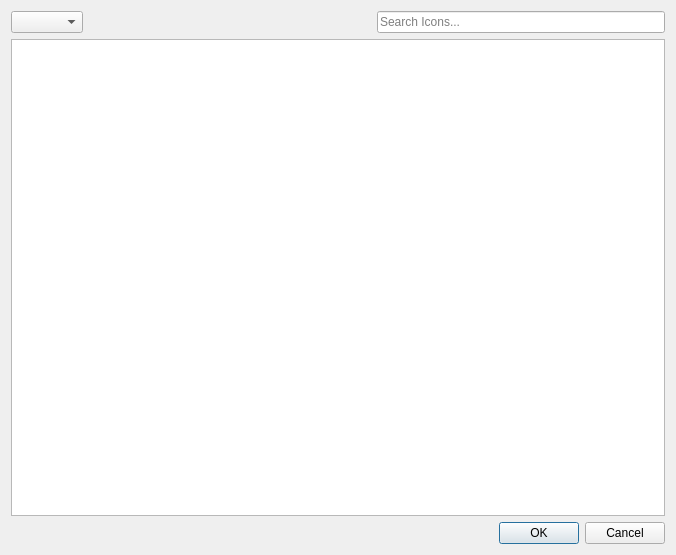
<?xml version="1.0" encoding="UTF-8"?>
<ui version="4.0">
 <class>IconPickerDialog</class>
 <widget class="QDialog" name="IconPickerDialog">
  <property name="geometry">
   <rect>
    <x>0</x>
    <y>0</y>
    <width>676</width>
    <height>555</height>
   </rect>
  </property>
  <property name="windowTitle">
   <string>Pick icon</string>
  </property>
  <layout class="QVBoxLayout" name="verticalLayout">
   <item>
    <layout class="QVBoxLayout" name="verticalLayout">
     <item>
      <layout class="QHBoxLayout" name="horizontalLayout">
       <item>
        <widget class="QComboBox" name="contextCombo">
         <property name="accessibleName">
          <string>Icon category</string>
         </property>
        </widget>
       </item>
       <item>
        <spacer name="horizontalSpacer">
         <property name="orientation">
          <enum>Qt::Horizontal</enum>
         </property>
         <property name="sizeHint" stdset="0">
          <size>
           <width>40</width>
           <height>20</height>
          </size>
         </property>
        </spacer>
       </item>
       <item>
        <widget class="QLineEdit" name="searchLine">
         <property name="placeholderText">
          <string>Search Icons...</string>
         </property>
         <property name="clearButtonEnabled">
          <bool>true</bool>
         </property>
        </widget>
       </item>
      </layout>
     </item>
    </layout>
   </item>
   <item>
    <widget class="QListView" name="iconView">
     <property name="iconSize">
      <size>
       <width>60</width>
       <height>60</height>
      </size>
     </property>
     <property name="movement">
      <enum>QListView::Static</enum>
     </property>
     <property name="resizeMode">
      <enum>QListView::Adjust</enum>
     </property>
     <property name="viewMode">
      <enum>QListView::IconMode</enum>
     </property>
     <property name="uniformItemSizes">
      <bool>true</bool>
     </property>
    </widget>
   </item>
   <item>
    <widget class="QDialogButtonBox" name="buttonBox">
     <property name="orientation">
      <enum>Qt::Horizontal</enum>
     </property>
     <property name="standardButtons">
      <set>QDialogButtonBox::Cancel|QDialogButtonBox::Ok</set>
     </property>
    </widget>
   </item>
  </layout>
 </widget>
 <resources/>
 <connections>
  <connection>
   <sender>buttonBox</sender>
   <signal>accepted()</signal>
   <receiver>IconPickerDialog</receiver>
   <slot>accept()</slot>
   <hints>
    <hint type="sourcelabel">
     <x>248</x>
     <y>254</y>
    </hint>
    <hint type="destinationlabel">
     <x>157</x>
     <y>274</y>
    </hint>
   </hints>
  </connection>
  <connection>
   <sender>buttonBox</sender>
   <signal>rejected()</signal>
   <receiver>IconPickerDialog</receiver>
   <slot>reject()</slot>
   <hints>
    <hint type="sourcelabel">
     <x>316</x>
     <y>260</y>
    </hint>
    <hint type="destinationlabel">
     <x>286</x>
     <y>274</y>
    </hint>
   </hints>
  </connection>
 </connections>
</ui>
